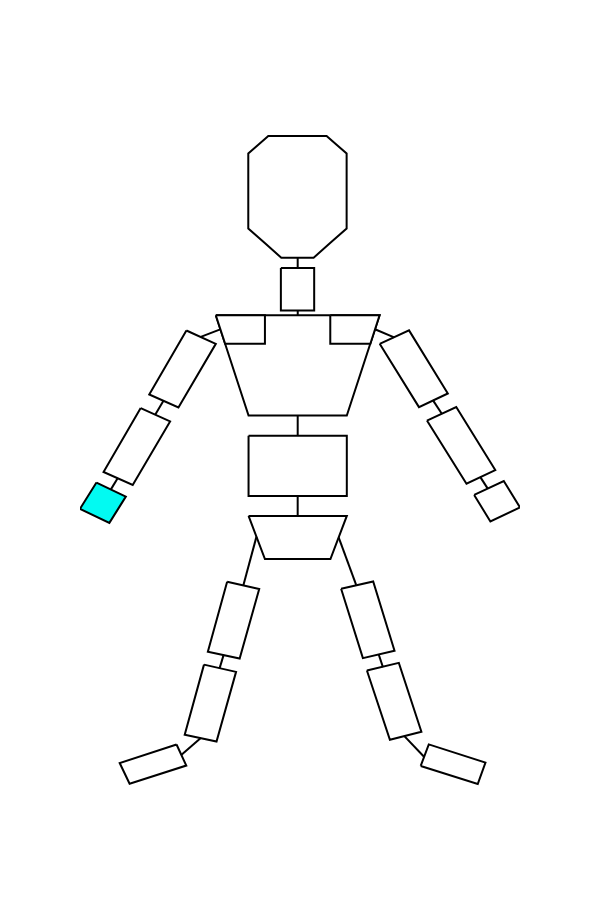

Notebook code for this chart:
### Code cell
# Code for color code Plot for Decoder C
decoderCColor = (2,250,242) # (RGB) or  #02FAF2 (Hex)
decoderCColorPlt = (2/255,250/255,242/255) # (RGB) or  #02FAF2 (Hex)
white =  (255, 255, 255) # White
# Set location and import body parts ( list of names of bodies that coefficients correspond to)
location = '../../body.svg'

coefficients  = [
    0,0,0,0,0, # Central body parts
    0,0,0,1, # upper left
    0,0,0,0, # upper right
    0,0,0, # lower left
    0,0,0 # lower right
]

# Extract shape data from the svg file
elements,points,pathElements,bodyPartMapping = extractShapesFromSVG(location=location,parts=bodyParts)

# Set colours for each coefficient
colours = [get_color_hex(i,white,decoderCColor) for i in coefficients]

# Draw the object 
drawObject(points,elements,colours,bodyPartMapping,saveGameLocation+"_bodySchematic_decoderC_preAnalysis.svg")
#print(coefficients_A_X)

### Figure 1 — Plotly figure (JSON) as saved in the notebook; plotly's stock layout.template omitted (floating-point values rounded to 4 significant figures)
{"data": [{"fill": "toself", "fillcolor": "#000000", "line": {"color": "#000000", "width": 2}, "mode": "lines", "type": "scatter", "x": [107.5, 110.5, 112.8], "y": [-167.4, -176.5, -184.0]}, {"fill": "toself", "fillcolor": "#ffffff", "line": {"color": "#000000", "width": 2}, "mode": "lines", "type": "scatter", "x": [89.87, 100.0, 100.0, 89.87, 89.87], "y": [-73.58, -73.58, -88.36, -88.36, -73.58]}, {"fill": "toself", "fillcolor": "#ffffff", "line": {"color": "#000000", "width": 2}, "mode": "lines", "type": "scatter", "x": [61.03, 70, 58.59, 49.68, 61.03], "y": [-95.35, -100, -122.2, -117.6, -95.35]}, {"fill": "toself", "fillcolor": "#ffffff", "line": {"color": "#000000", "width": 2}, "mode": "lines", "type": "scatter", "x": [120.0, 129.0, 140.8, 132.0, 120.0], "y": [-99.98, -95.29, -117.3, -122.0, -99.98]}, {"fill": "toself", "fillcolor": "#ffffff", "line": {"color": "#000000", "width": 2}, "mode": "lines", "type": "scatter", "x": [47.07, 56.05, 44.64, 35.73, 47.07], "y": [-122.4, -127.0, -149.2, -144.7, -122.4]}, {"fill": "toself", "fillcolor": "#ffffff", "line": {"color": "#000000", "width": 2}, "mode": "lines", "type": "scatter", "x": [134.5, 143.4, 155.3, 146.5, 134.5], "y": [-126.7, -122.0, -144.0, -148.8, -126.7]}, {"fill": "toself", "fillcolor": "#ffffff", "line": {"color": "#000000", "width": 2}, "mode": "lines", "type": "scatter", "x": [80, 110, 110, 80, 80], "y": [-132, -132, -153, -153, -132]}, {"fill": "toself", "fillcolor": "#000000", "line": {"color": "#000000", "width": 2}, "mode": "lines", "type": "scatter", "x": [65.41, 71.35, 71.35], "y": [-97.57, -94.95, -94.95]}, {"fill": "toself", "fillcolor": "#000000", "line": {"color": "#000000", "width": 2}, "mode": "lines", "type": "scatter", "x": [124.4, 118.6, 118.6], "y": [-97.73, -94.9, -94.9]}, {"fill": "toself", "fillcolor": "#ffffff", "line": {"color": "#000000", "width": 2}, "mode": "lines", "type": "scatter", "x": [80, 85, 105, 110, 80], "y": [-160, -175, -175, -160, -160]}, {"fill": "toself", "fillcolor": "#000000", "line": {"color": "#000000", "width": 2}, "mode": "lines", "type": "scatter", "x": [40.08, 38.92, 37.97], "y": [-146.8, -149.0, -150.7]}, {"fill": "toself", "fillcolor": "#000000", "line": {"color": "#000000", "width": 2}, "mode": "lines", "type": "scatter", "x": [150.7, 152.0, 153.0], "y": [-146.4, -148.6, -150.4]}, {"fill": "toself", "fillcolor": "#000000", "line": {"color": "#000000", "width": 2}, "mode": "lines", "type": "scatter", "x": [95.0, 95.0], "y": [-69.88, -73.68]}, {"fill": "toself", "fillcolor": "#000000", "line": {"color": "#000000", "width": 2}, "mode": "lines", "type": "scatter", "x": [95.01, 95.01], "y": [-88.37, -90.09]}, {"fill": "toself", "fillcolor": "#000000", "line": {"color": "#000000", "width": 2}, "mode": "lines", "type": "scatter", "x": [95.0, 95.0], "y": [-124.7, -132.1]}, {"fill": "toself", "fillcolor": "#000000", "line": {"color": "#000000", "width": 2}, "mode": "lines", "type": "scatter", "x": [136.3, 137.8, 139.0], "y": [-119.6, -122.2, -124.3]}, {"fill": "toself", "fillcolor": "#000000", "line": {"color": "#000000", "width": 2}, "mode": "lines", "type": "scatter", "x": [95.0, 95.0], "y": [-153.0, -160.0]}, {"fill": "toself", "fillcolor": "#000000", "line": {"color": "#000000", "width": 2}, "mode": "lines", "type": "scatter", "x": [54.07, 52.68, 51.54], "y": [-119.8, -122.4, -124.6]}, {"fill": "toself", "fillcolor": "#ffffff", "line": {"color": "#000000", "width": 2}, "mode": "lines", "type": "scatter", "x": [108.3, 118.0, 124.6, 114.9, 108.3], "y": [-185.4, -182.8, -207.0, -209.6, -185.4]}, {"fill": "toself", "fillcolor": "#ffffff", "line": {"color": "#000000", "width": 2}, "mode": "lines", "type": "scatter", "x": [116.1, 125.9, 132.8, 123.2, 116.1], "y": [-213.9, -211.2, -235.3, -238.0, -213.9]}, {"fill": "toself", "fillcolor": "#000000", "line": {"color": "#000000", "width": 2}, "mode": "lines", "type": "scatter", "x": [82.42, 80.22, 78.4], "y": [-167.2, -176.6, -184.2]}, {"fill": "toself", "fillcolor": "#ffffff", "line": {"color": "#000000", "width": 2}, "mode": "lines", "type": "scatter", "x": [73.46, 83.25, 77.29, 67.58, 73.46], "y": [-182.9, -185.4, -209.7, -207.3, -182.9]}, {"fill": "toself", "fillcolor": "#ffffff", "line": {"color": "#000000", "width": 2}, "mode": "lines", "type": "scatter", "x": [66.4, 76.19, 70.22, 60.51, 66.4], "y": [-211.8, -214.4, -238.6, -236.2, -211.8]}, {"fill": "toself", "fillcolor": "#000000", "line": {"color": "#000000", "width": 2}, "mode": "lines", "type": "scatter", "x": [72.41, 71.71, 71.13], "y": [-208.3, -211.0, -213.2]}, {"fill": "toself", "fillcolor": "#000000", "line": {"color": "#000000", "width": 2}, "mode": "lines", "type": "scatter", "x": [119.7, 120.4, 121.0], "y": [-208.1, -210.7, -212.7]}, {"fill": "toself", "fillcolor": "#ffffff", "line": {"color": "#000000", "width": 2}, "mode": "lines", "type": "scatter", "x": [132.6, 135.0, 152.3, 150.0, 132.6], "y": [-247.1, -239.6, -246.0, -253.4, -247.1]}, {"fill": "toself", "fillcolor": "#000000", "line": {"color": "#000000", "width": 2}, "mode": "lines", "type": "scatter", "x": [127.6, 130.9, 133.6], "y": [-236.8, -240.7, -244.0]}, {"fill": "toself", "fillcolor": "#ffffff", "line": {"color": "#000000", "width": 2}, "mode": "lines", "type": "scatter", "x": [58.02, 60.99, 43.68, 40.66, 58.02], "y": [-239.7, -247.0, -253.3, -246.1, -239.7]}, {"fill": "toself", "fillcolor": "#000000", "line": {"color": "#000000", "width": 2}, "mode": "lines", "type": "scatter", "x": [65.41, 62.13, 59.44], "y": [-237.4, -240.7, -243.3]}, {"fill": "toself", "fillcolor": "#ffffff", "line": {"color": "#000000", "width": 2}, "mode": "lines", "type": "scatter", "x": [84.96, 79.92, 79.92, 79.92, 82.98, 86.03, 94.93, 103.8, 106.9, 109.9, 109.9, 109.9, 104.9, 99.87, 94.93, 90.0, 84.96], "y": [-64.86, -59.76, -46.7, -33.64, -30.59, -27.53, -27.53, -27.53, -30.59, -33.64, -46.7, -59.76, -64.86, -69.95, -69.95, -69.95, -64.86]}, {"fill": "toself", "fillcolor": "#02faf2", "line": {"color": "#000000", "width": 2}, "mode": "lines", "type": "scatter", "x": [33.56, 42.53, 37.51, 28.54, 33.56], "y": [-148.3, -153.3, -162.4, -157.5, -148.3]}, {"fill": "toself", "fillcolor": "#ffffff", "line": {"color": "#000000", "width": 2}, "mode": "lines", "type": "scatter", "x": [70, 120, 110, 80, 70], "y": [-90, -90, -125, -125, -90]}, {"fill": "toself", "fillcolor": "#ffffff", "line": {"color": "#000000", "width": 2}, "mode": "lines", "type": "scatter", "x": [70, 85, 85, 72.85, 70], "y": [-90, -90, -100, -100, -90]}, {"fill": "toself", "fillcolor": "#ffffff", "line": {"color": "#000000", "width": 2}, "mode": "lines", "type": "scatter", "x": [105.0, 120, 117.2, 105.0, 105.0], "y": [-90, -90, -100, -100, -90]}, {"fill": "toself", "fillcolor": "#ffffff", "line": {"color": "#000000", "width": 2}, "mode": "lines", "type": "scatter", "x": [148.9, 157.9, 162.9, 153.8, 148.9], "y": [-152.7, -147.8, -157.0, -161.9, -152.7]}], "layout": {"height": 900, "showlegend": false, "width": 600, "xaxis": {"showgrid": false, "showline": false, "showticklabels": false, "ticks": "", "zeroline": false}, "yaxis": {"showgrid": false, "showline": false, "showticklabels": false, "ticks": "", "zeroline": false}}}
